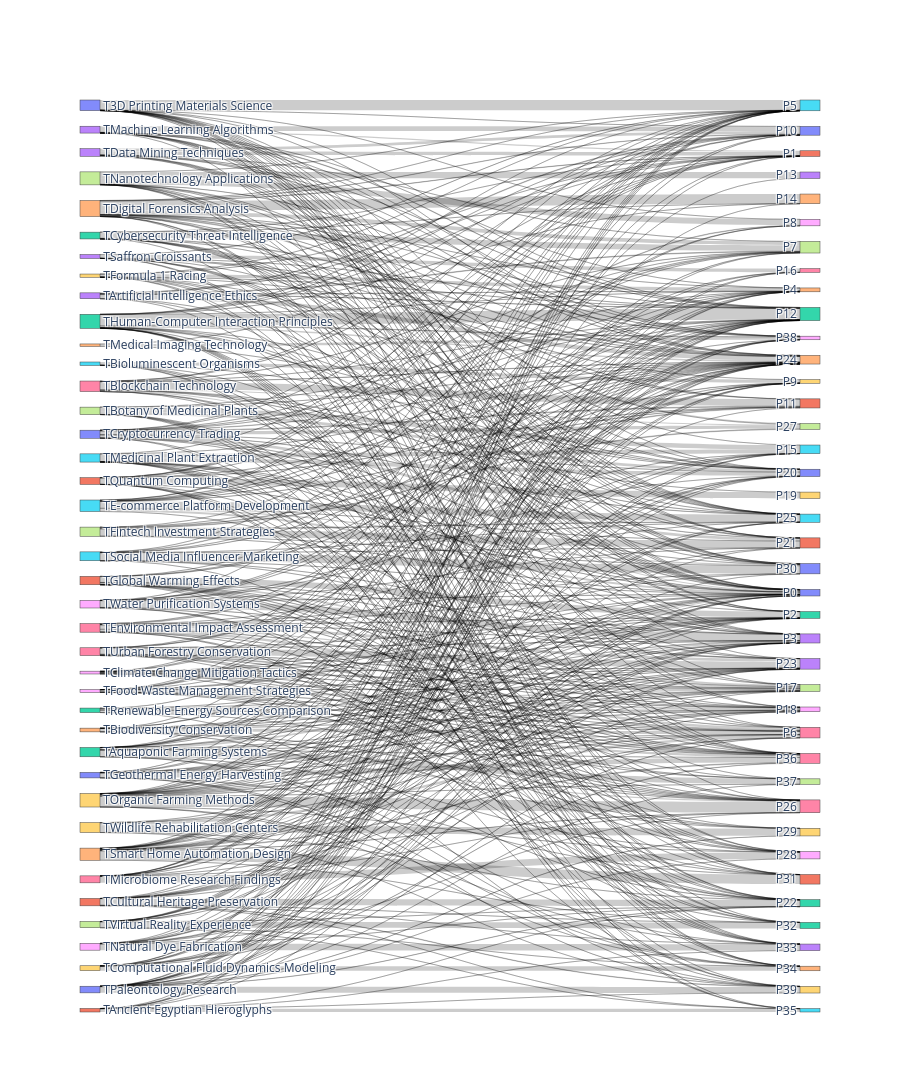

Notebook source saved alongside this figure:
### Code cell
import plotly.graph_objects as go
import plotly.express as px

# Crosstab: counts of true → predicted
flows = pd.crosstab(pd.Series(df["topic"].tolist(), name="true"), pd.Series(labels, name="pred"))

# Labels and node indices
true_nodes = [f"T{c}" for c in flows.index]
pred_nodes = [f"P{c}" for c in flows.columns]
labels = true_nodes + pred_nodes
# hover_labels = ["<br>".join(f"{term}:{count}" for term, count in word_counts_true[c_id].items()) for c_id in flows.index] + \
#                 ["<br>".join(f"{term}:{count}" for term, count in word_counts_pred[int(c_id[1:])].items()) for c_id in pred_nodes]
label_idx = {label:i for i,label in enumerate(labels)}

# Sources, targets, values
sources, targets, values = [], [], []
for t in flows.index:
    for p in flows.columns:
        count = int(flows.loc[t,p]) #type: ignore
        if count > 0:
            sources.append(label_idx[f"T{t}"])
            targets.append(label_idx[f"P{p}"])
            values.append(count)

# Sankey plot
fig = go.Figure(
    go.Sankey(
        node=dict(
            label=labels), 
        link=dict(
            source=sources, 
            target=targets, 
            value=values))) 


fig.update_layout(height=4000)
fig.show()

### Figure 1 — Plotly figure (JSON) as saved in the notebook; plotly's stock layout.template omitted (floating-point values rounded to 4 significant figures; data arrays with more than 128 entries replaced by an {"elided": "..."} marker saying what was removed)
{"data": [{"link": {"source": {"elided": "508 int values"}, "target": {"elided": "508 int values"}, "value": {"elided": "508 int values"}}, "node": {"label": ["T3D Printing Materials Science", "TAncient Egyptian Hieroglyphs", "TAquaponic Farming Systems", "TArtificial Intelligence Ethics", "TBiodiversity Conservation", "TBioluminescent Organisms", "TBlockchain Technology", "TBotany of Medicinal Plants", "TClimate Change Mitigation Tactics", "TComputational Fluid Dynamics Modeling", "TCryptocurrency Trading", "TCultural Heritage Preservation", "TCybersecurity Threat Intelligence", "TData Mining Techniques", "TDigital Forensics Analysis", "TE-commerce Platform Development", "TEnvironmental Impact Assessment", "TFintech Investment Strategies", "TFood Waste Management Strategies", "TFormula 1 Racing", "TGeothermal Energy Harvesting", "TGlobal Warming Effects", "THuman-Computer Interaction Principles", "TMachine Learning Algorithms", "TMedical Imaging Technology", "TMedicinal Plant Extraction", "TMicrobiome Research Findings", "TNanotechnology Applications", "TNatural Dye Fabrication", "TOrganic Farming Methods", "TPaleontology Research", "TQuantum Computing", "TRenewable Energy Sources Comparison", "TSaffron Croissants", "TSmart Home Automation Design", "TSocial Media Influencer Marketing", "TUrban Forestry Conservation", "TVirtual Reality Experience", "TWater Purification Systems", "TWildlife Rehabilitation Centers", "P0", "P1", "P2", "P3", "P4", "P5", "P6", "P7", "P8", "P9", "P10", "P11", "P12", "P13", "P14", "P15", "P16", "P17", "P18", "P19", "P20", "P21", "P22", "P23", "P24", "P25", "P26", "P27", "P28", "P29", "P30", "P31", "P32", "P33", "P34", "P35", "P36", "P37", "P38", "P39"]}, "type": "sankey"}], "layout": {"height": 4000}}
